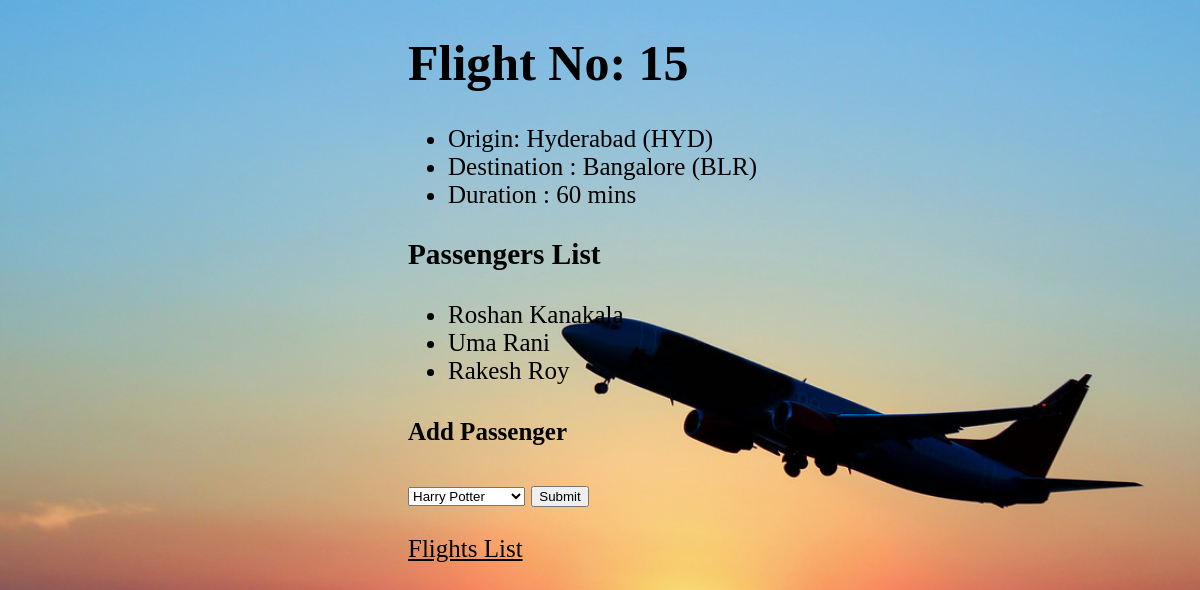
The app's page /flights/15 with its own data.
### flights/models.py (models this page shows, shortened)
class Flight(models.Model):
    origin = models.ForeignKey(Airport, on_delete=models.CASCADE, related_name="departures")
    destination = models.ForeignKey(Airport, on_delete=models.CASCADE, related_name="arrivals")
    duration = models.IntegerField()

class Airport(models.Model):
    code = models.CharField(max_length=3)
    city = models.CharField(max_length=64)
    def __str__(self):
        return f"{self.city} ({self.code})"

class Passenger(models.Model):
    first=models.CharField(max_length=64)
    last=models.CharField(max_length=64)
    flights=models.ManyToManyField(Flight, blank=True, related_name="passenger")
    def __str__(self):
        return f"{self.first} {self.last}"

### flights/views.py (the view)
# urls.py: path("<int:flight_id>",views.flight,name="flight"),
def flight(request,flight_id):
    flight=Flight.objects.get(pk=flight_id)
    return render(request,"flights/flight.html",{
        "flight":flight,
        "passengers":flight.passenger.all(),
        "non_passengers":Passenger.objects.exclude(flights=flight).all()
    })

### flights/templates/flights/flight.html (shortened to what this page needs)
{% extends "flights/layout.html" %}
{% block body %}
  <h1> Flight No: {{flight.id}} </h1>
  <ul>
    <li> Origin: {{flight.origin}} </li>
    <li> Destination : {{flight.destination}} </li>
    <li>Duration : {{flight.duration}} mins</li>
  </ul>
  <h3>Passengers List</h3>
  <ul>
    {% for passenger in passengers %}
      <li>{{ passenger }}</li>
    {% empty %}
      <li>No passenger</li>
    {% endfor %}
  </ul>
<h4>Add Passenger</h4>
<form action="{% url 'book' flight.id %}" method="post">
  <select name="passenger">
    {% for passenger in non_passengers %}
      <option value="{{ passenger.id }}">{{ passenger }}</option>
    {% endfor %}
  </select>
  <input type="submit">
</form><br>
<a href="{% url 'indx' %}" style="color:black;">Flights List</a>
{% endblock %}

### flights/static/css/flight.css (style rules this page uses)
html { background-image: url('../images/img3.jpg'); background-position: center; height: 100%; background-size: cover; background-repeat: no-repeat; font-size: 25px; padding-left: 400px; }

### records on screen
Flight: id "15", origin "Hyderabad (HYD)", destination "Bangalore (BLR)", duration "60"
Passenger: first+last "Roshan Kanakala"
Passenger: first+last "Uma Rani"
Passenger: first+last "Rakesh Roy"

### other values on screen
form field passenger "Harry Potter"
